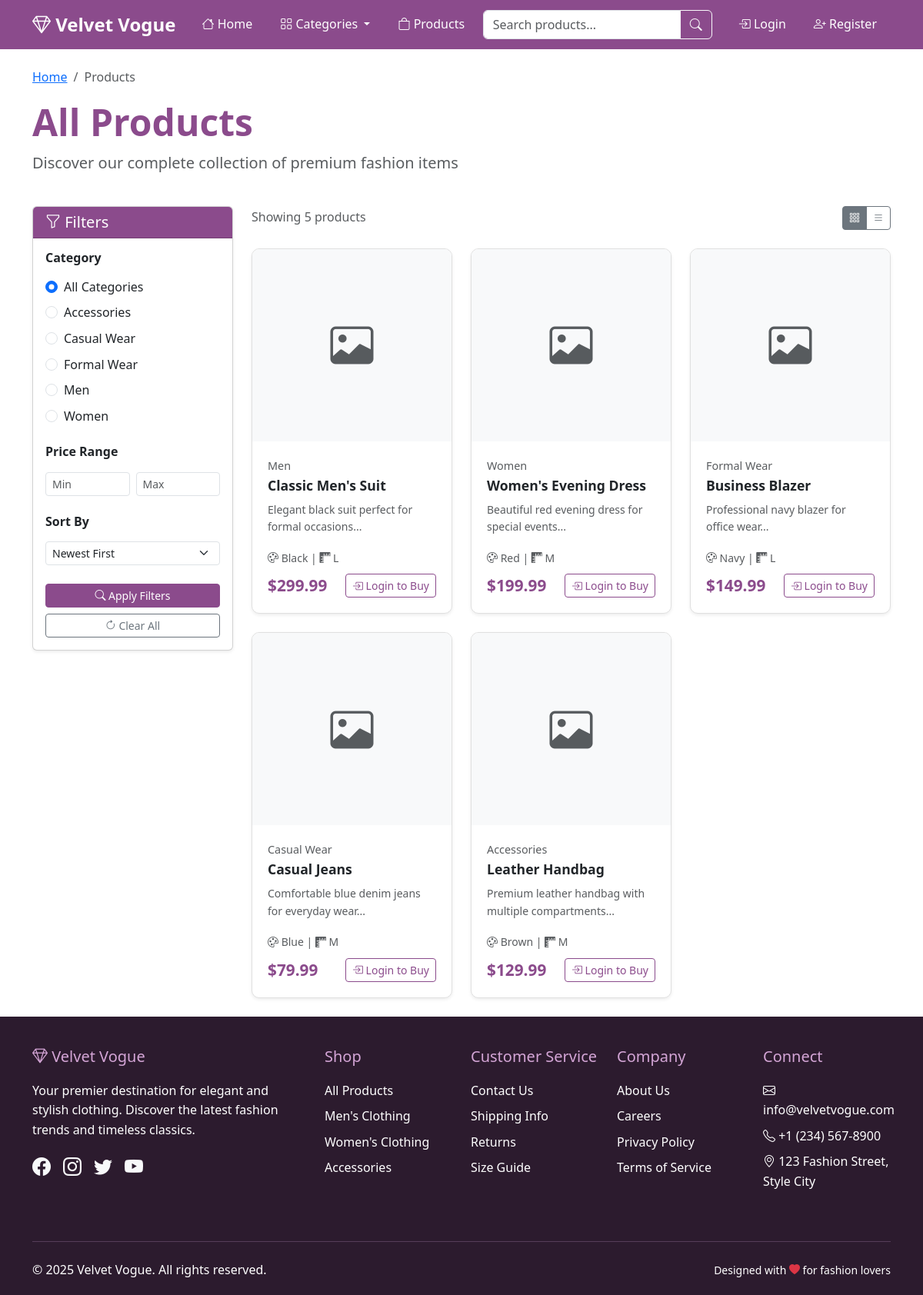
/products.php, run on the app's committed database.
### tables this page shows
CREATE TABLE categories (
    category_id INT AUTO_INCREMENT PRIMARY KEY,
    category_name VARCHAR(100) NOT NULL UNIQUE
);

CREATE TABLE products (
    product_id INT AUTO_INCREMENT PRIMARY KEY,
    category_id INT NOT NULL,
    product_name VARCHAR(200) NOT NULL,
    description TEXT,
    price DECIMAL(10, 2) NOT NULL,
    size ENUM('XS', 'S', 'M', 'L', 'XL', 'XXL') DEFAULT 'M',
    color VARCHAR(50),
    image_path VARCHAR(255),
    stock_quantity INT DEFAULT 0,
    created_at TIMESTAMP DEFAULT CURRENT_TIMESTAMP,
    FOREIGN KEY (category_id) REFERENCES categories(category_id) ON DELETE CASCADE
);

### includes/products.php (called while the page is built, shortened)
<?php
function getAllProducts($limit = null, $offset = 0)
{
    try {
        $pdo = getDatabaseConnection();
        $sql = "SELECT p.*, c.category_name
                FROM products p
                JOIN categories c ON p.category_id = c.category_id
                ORDER BY p.created_at DESC";
        $stmt = $pdo->query($sql);
        return $stmt->fetchAll();
    } catch (PDOException $e) {
        error_log("Error fetching products: " . $e->getMessage());
        return [];
    }
}
function getAllCategories()
{
    try {
        $pdo = getDatabaseConnection();
        $stmt = $pdo->query("SELECT * FROM categories ORDER BY category_name");
        return $stmt->fetchAll();
    } catch (PDOException $e) {
        error_log("Error fetching categories: " . $e->getMessage());
        return [];
    }
}

### includes/auth.php (called while the page is built, shortened)
<?php
function isLoggedIn() {
    return isset($_SESSION['logged_in']) && $_SESSION['logged_in'] === true;
}
?>

### products.php (the view, shortened to what this page needs)
<?php
require_once 'includes/header.php';
require_once 'includes/products.php';
$category_filter = $_GET['category'] ?? '';
$price_min = $_GET['price_min'] ?? '';
$price_max = $_GET['price_max'] ?? '';
$sort_by = $_GET['sort_by'] ?? 'newest';
if ($category_filter) {
    $products = getProductsByCategory($category_filter);
} else {
    $products = getAllProducts();
}
$categories = getAllCategories();
?>
<div class="container py-4">
    <div class="row mb-4">
        <div class="col-12">
            <nav aria-label="breadcrumb">
                <ol class="breadcrumb">
                    <li class="breadcrumb-item"><a href="index.php">Home</a></li>
                    <li class="breadcrumb-item active">Products</li>
                </ol>
            </nav>
            <h1 class="display-5 fw-bold text-primary-custom">All Products</h1>
            <p class="lead text-muted">Discover our complete collection of premium fashion items</p>
        </div>
    </div>
    <div class="row">
        <div class="col-lg-3 mb-4">
            <div class="card shadow-sm">
                <div class="card-header bg-primary-custom text-white">
                    <h5 class="mb-0"><i class="bi bi-funnel"></i> Filters</h5>
                </div>
                <div class="card-body">
                    <form method="GET" id="product-filter-form">
                        <div class="mb-4">
                            <h6 class="fw-bold mb-3">Category</h6>
                            <div class="form-check mb-2">
                                <input class="form-check-input" type="radio" name="category" value="" id="category_all"
                                       <?php echo empty($category_filter) ? 'checked' : ''; ?>>
                                <label class="form-check-label" for="category_all">
                                    All Categories
                                </label>
                            </div>
                            <?php foreach ($categories as $category): ?>
                                <div class="form-check mb-2">
                                    <input class="form-check-input" type="radio" name="category"
                                           value="<?php echo $category['category_id']; ?>"
                                           id="category_<?php echo $category['category_id']; ?>"
                                           <?php echo $category_filter == $category['category_id'] ? 'checked' : ''; ?>>
                                    <label class="form-check-label" for="category_<?php echo $category['category_id']; ?>">
                                        <?php echo htmlspecialchars($category['category_name']); ?>
                                    </label>
                                </div>
                            <?php endforeach; ?>
                        </div>
                        <div class="mb-4">
                            <h6 class="fw-bold mb-3">Price Range</h6>
                            <div class="row g-2">
                                <div class="col-6">
                                    <input type="number" class="form-control form-control-sm"
                                           name="price_min" placeholder="Min"
                                           value="<?php echo htmlspecialchars($price_min); ?>"
                                           min="0" step="0.01">
                                </div>
                                <div class="col-6">
                                    <input type="number" class="form-control form-control-sm"
                                           name="price_max" placeholder="Max"
                                           value="<?php echo htmlspecialchars($price_max); ?>"
                                           min="0" step="0.01">
                                </div>
                            </div>
                        </div>
                        <div class="mb-4">
                            <h6 class="fw-bold mb-3">Sort By</h6>
                            <select class="form-select form-select-sm" name="sort_by">
                                <option value="newest" <?php echo $sort_by === 'newest' ? 'selected' : ''; ?>>
                                    Newest First
                                </option>
                            </select>
                        </div>
                        <div class="d-grid gap-2">
                            <button type="submit" class="btn btn-primary-custom btn-sm">
                                <i class="bi bi-search"></i> Apply Filters
                            </button>
                            <a href="products.php" class="btn btn-outline-secondary btn-sm">
                                <i class="bi bi-arrow-clockwise"></i> Clear All
                            </a>
                        </div>
                    </form>
                </div>
            </div>
        </div>
        <div class="col-lg-9">
            <div class="d-flex justify-content-between align-items-center mb-4">
                <div>
                    <span class="text-muted">
                        Showing <?php echo count($products); ?> product<?php echo count($products) !== 1 ? 's' : ''; ?>
                    </span>
                </div>
                <div class="d-flex gap-2">
                    <div class="btn-group" role="group">
                        <label class="btn btn-outline-secondary btn-sm" for="grid-view">
                            <i class="bi bi-grid-3x3-gap"></i>
                        </label>
                        <label class="btn btn-outline-secondary btn-sm" for="list-view">
                            <i class="bi bi-list"></i>
                        </label>
                    </div>
                </div>
            </div>
            <?php if (!empty($products)): ?>
                <div class="row g-4" id="products-container">
                    <?php foreach ($products as $product): ?>
                        <div class="col-lg-4 col-md-6 product-item">
                            <div class="product-card card h-100 shadow-sm">
                                <div class="position-relative">
                                    <?php if ($product['image_path'] && file_exists('uploads/' . $product['image_path'])): ?>
                                        <img src="uploads/<?php echo htmlspecialchars($product['image_path']); ?>"
                                             class="product-image card-img-top"
                                             alt="<?php echo htmlspecialchars($product['product_name']); ?>">
                                    <?php else: ?>
                                        <div class="product-image card-img-top d-flex align-items-center justify-content-center bg-light">
                                            <i class="bi bi-image display-4 text-muted"></i>
                                        </div>
                                    <?php endif; ?>
                                </div>
                                <div class="product-card-body card-body d-flex flex-column">
                                    <div class="product-category text-muted small mb-1">
                                        <?php echo htmlspecialchars($product['category_name']); ?>
                                    </div>
                                    <h5 class="product-title card-title">
                                        <a href="product-detail.php?id=<?php echo $product['product_id']; ?>"
                                           class="text-decoration-none text-dark">
                                            <?php echo htmlspecialchars($product['product_name']); ?>
                                        </a>
                                    </h5>
                                    <p class="card-text text-muted small flex-grow-1">
                                        <?php echo htmlspecialchars(substr($product['description'], 0, 100)) . '...'; ?>
                                    </p>
                                    <div class="product-details mb-2">
                                        <small class="text-muted">
                                            <i class="bi bi-palette"></i> <?php echo htmlspecialchars($product['color']); ?> |
                                            <i class="bi bi-rulers"></i> <?php echo htmlspecialchars($product['size']); ?>
                                        </small>
                                    </div>
                                    <div class="d-flex justify-content-between align-items-center mt-auto">
                                        <div class="product-price h5 mb-0 text-primary-custom fw-bold">
                                            $<?php echo number_format($product['price'], 2); ?>
                                        </div>
                                        <?php if ($product['stock_quantity'] > 0): ?>
                                            <?php if (isLoggedIn()): ?>
                                                <button class="btn btn-primary-custom btn-sm add-to-cart-btn"
                                                        data-product-id="<?php echo $product['product_id']; ?>">
                                                    <i class="bi bi-cart-plus"></i> Add to Cart
                                                </button>
                                            <?php else: ?>
                                                <a href="login.php" class="btn btn-outline-primary-custom btn-sm">
                                                    <i class="bi bi-box-arrow-in-right"></i> Login to Buy
                                                </a>
                                            <?php endif; ?>
                                        <?php else: ?>
                                            <button class="btn btn-secondary btn-sm" disabled>
                                                <i class="bi bi-x-circle"></i> Out of Stock
                                            </button>
                                        <?php endif; ?>
                                    </div>
                                </div>
                            </div>
                        </div>
                    <?php endforeach; ?>
                </div>
            <?php endif; ?>
        </div>
    </div>
</div>
<?php require_once 'includes/footer.php'; ?>

### css/style.css (style rules this page uses)
:root { --primary-color: #8B4B8C; --secondary-color: #D4A5D6; --accent-color: #F8E8F9; --dark-color: #2C1B2E; --light-color: #FFFFFF; --text-color: #333333; --border-color: #E0E0E0; --success-color: #28a745; --danger-color: #dc3545; --warning-color: #ffc107; }
body { font-family: 'Segoe UI', Tahoma, Geneva, Verdana, sans-serif; color: var(--text-color); line-height: 1.6; }
.bg-primary-custom { background-color: var(--primary-color) !important; }
.text-primary-custom { color: var(--primary-color) !important; }
.btn-primary-custom { background-color: var(--primary-color); border-color: var(--primary-color); color: var(--light-color); }
.btn-outline-primary-custom { color: var(--primary-color); border-color: var(--primary-color); }
.product-card { border: 1px solid var(--border-color); border-radius: 10px; overflow: hidden; transition: transform 0.3s ease, box-shadow 0.3s ease; height: 100%; }
.product-image { width: 100%; height: 250px; object-fit: cover; background-color: var(--accent-color); }
.product-card-body { padding: 20px; }
.product-title { font-size: 1.1rem; font-weight: 600; margin-bottom: 10px; color: var(--text-color); }
.product-price { font-size: 1.3rem; font-weight: bold; color: var(--primary-color); margin-bottom: 15px; }
.product-category { font-size: 0.9rem; color: #666; margin-bottom: 10px; }

### data on the page
categories: category_id "☐ Accessories", category_name "Accessories"
categories: category_id "☐ Casual Wear", category_name "Casual Wear"
categories: category_id "☐ Formal Wear", category_name "Formal Wear"
categories: category_id "☐ Men", category_name "Men"
categories: category_id "☐ Women", category_name "Women"
products: category.category_name "Men", product_name "Classic Men's Suit", description "Elegant black suit perfect for formal occasions", color "Black", size "L", price "299.99", stock_quantity "Login to Buy"
products: category.category_name "Women", product_name "Women's Evening Dress", description "Beautiful red evening dress for special events", color "Red", size "M", price "199.99", stock_quantity "Login to Buy"
products: category.category_name "Formal Wear", product_name "Business Blazer", description "Professional navy blazer for office wear", color "Navy", size "L", price "149.99", stock_quantity "Login to Buy"
products: category.category_name "Casual Wear", product_name "Casual Jeans", description "Comfortable blue denim jeans for everyday wear", color "Blue", size "M", price "79.99", stock_quantity "Login to Buy"
products: category.category_name "Accessories", product_name "Leather Handbag", description "Premium leather handbag with multiple compartments", color "Brown", size "M", price "129.99", stock_quantity "Login to Buy"

### other printed values
count($products) "5"
